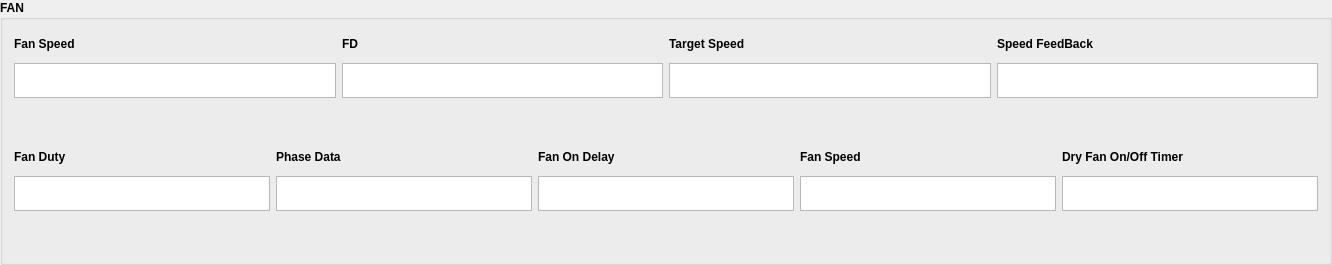
                <widget class="QGroupBox" name="groupBox_4">
                 <property name="font">
                  <font>
                   <pointsize>9</pointsize>
                   <weight>75</weight>
                   <italic>false</italic>
                   <bold>true</bold>
                   <underline>false</underline>
                   <strikeout>false</strikeout>
                   <kerning>true</kerning>
                  </font>
                 </property>
                 <property name="title">
                  <string>FAN</string>
                 </property>
                 <layout class="QVBoxLayout" name="verticalLayout_131">
                  <item>
                   <layout class="QHBoxLayout" name="horizontalLayout_36">
                    <item>
                     <layout class="QVBoxLayout" name="verticalLayout_132">
                      <item>
                       <widget class="QLabel" name="label_112">
                        <property name="minimumSize">
                         <size>
                          <width>0</width>
                          <height>26</height>
                         </size>
                        </property>
                        <property name="maximumSize">
                         <size>
                          <width>16777215</width>
                          <height>35</height>
                         </size>
                        </property>
                        <property name="text">
                         <string>Fan Speed</string>
                        </property>
                       </widget>
                      </item>
                      <item>
                       <widget class="QTextEdit" name="FanSpeed_textEdit">
                        <property name="minimumSize">
                         <size>
                          <width>0</width>
                          <height>26</height>
                         </size>
                        </property>
                        <property name="maximumSize">
                         <size>
                          <width>16777215</width>
                          <height>35</height>
                         </size>
                        </property>
                        <property name="readOnly">
                         <bool>true</bool>
                        </property>
                       </widget>
                      </item>
                      <item>
                       <spacer name="verticalSpacer_46">
                        <property name="orientation">
                         <enum>Qt::Vertical</enum>
                        </property>
                        <property name="sizeHint" stdset="0">
                         <size>
                          <width>20</width>
                          <height>40</height>
                         </size>
                        </property>
                       </spacer>
                      </item>
                     </layout>
                    </item>
                    <item>
                     <layout class="QVBoxLayout" name="verticalLayout_162">
                      <item>
                       <widget class="QLabel" name="label_119">
                        <property name="minimumSize">
                         <size>
                          <width>0</width>
                          <height>26</height>
                         </size>
                        </property>
                        <property name="maximumSize">
                         <size>
                          <width>16777215</width>
                          <height>35</height>
                         </size>
                        </property>
                        <property name="text">
                         <string>FD</string>
                        </property>
                       </widget>
                      </item>
                      <item>
                       <widget class="QTextEdit" name="FD_textEdit_2">
                        <property name="minimumSize">
                         <size>
                          <width>0</width>
                          <height>26</height>
                         </size>
                        </property>
                        <property name="maximumSize">
                         <size>
                          <width>16777215</width>
                          <height>35</height>
                         </size>
                        </property>
                        <property name="readOnly">
                         <bool>true</bool>
                        </property>
                       </widget>
                      </item>
                      <item>
                       <spacer name="verticalSpacer_76">
                        <property name="orientation">
                         <enum>Qt::Vertical</enum>
                        </property>
                        <property name="sizeHint" stdset="0">
                         <size>
                          <width>20</width>
                          <height>40</height>
                         </size>
                        </property>
                       </spacer>
                      </item>
                     </layout>
                    </item>
                    <item>
                     <layout class="QVBoxLayout" name="verticalLayout_133">
                      <item>
                       <widget class="QLabel" name="label_113">
                        <property name="minimumSize">
                         <size>
                          <width>0</width>
                          <height>26</height>
                         </size>
                        </property>
                        <property name="maximumSize">
                         <size>
                          <width>16777215</width>
                          <height>35</height>
                         </size>
                        </property>
                        <property name="text">
                         <string>Target Speed</string>
                        </property>
                       </widget>
                      </item>
                      <item>
                       <widget class="QTextEdit" name="TargetSpeed_textEdit">
                        <property name="minimumSize">
                         <size>
                          <width>0</width>
                          <height>26</height>
                         </size>
                        </property>
                        <property name="maximumSize">
                         <size>
                          <width>16777215</width>
                          <height>35</height>
                         </size>
                        </property>
                        <property name="readOnly">
                         <bool>true</bool>
                        </property>
                       </widget>
                      </item>
                      <item>
                       <spacer name="verticalSpacer_47">
                        <property name="orientation">
                         <enum>Qt::Vertical</enum>
                        </property>
                        <property name="sizeHint" stdset="0">
                         <size>
                          <width>20</width>
                          <height>40</height>
                         </size>
                        </property>
                       </spacer>
                      </item>
                     </layout>
                    </item>
                    <item>
                     <layout class="QVBoxLayout" name="verticalLayout_134">
                      <item>
                       <widget class="QLabel" name="label_114">
                        <property name="minimumSize">
                         <size>
                          <width>0</width>
                          <height>26</height>
                         </size>
                        </property>
                        <property name="maximumSize">
                         <size>
                          <width>16777215</width>
                          <height>35</height>
                         </size>
                        </property>
                        <property name="text">
                         <string>Speed FeedBack</string>
                        </property>
                       </widget>
                      </item>
                      <item>
                       <widget class="QTextEdit" name="SpeedFeedBack_textEdit">
                        <property name="minimumSize">
                         <size>
                          <width>0</width>
                          <height>26</height>
                         </size>
                        </property>
                        <property name="maximumSize">
                         <size>
                          <width>16777215</width>
                          <height>35</height>
                         </size>
                        </property>
                        <property name="readOnly">
                         <bool>true</bool>
                        </property>
                       </widget>
                      </item>
                      <item>
                       <spacer name="verticalSpacer_48">
                        <property name="orientation">
                         <enum>Qt::Vertical</enum>
                        </property>
                        <property name="sizeHint" stdset="0">
                         <size>
                          <width>20</width>
                          <height>40</height>
                         </size>
                        </property>
                       </spacer>
                      </item>
                     </layout>
                    </item>
                   </layout>
                  </item>
                  <item>
                   <layout class="QHBoxLayout" name="horizontalLayout_37">
                    <item>
                     <layout class="QVBoxLayout" name="verticalLayout_135">
                      <item>
                       <widget class="QLabel" name="label_115">
                        <property name="minimumSize">
                         <size>
                          <width>0</width>
                          <height>26</height>
                         </size>
                        </property>
                        <property name="maximumSize">
                         <size>
                          <width>16777215</width>
                          <height>35</height>
                         </size>
                        </property>
                        <property name="text">
                         <string>Fan Duty</string>
                        </property>
                       </widget>
                      </item>
                      <item>
                       <widget class="QTextEdit" name="FanDuty_textEdit">
                        <property name="minimumSize">
                         <size>
                          <width>0</width>
                          <height>26</height>
                         </size>
                        </property>
                        <property name="maximumSize">
                         <size>
                          <width>16777215</width>
                          <height>35</height>
                         </size>
                        </property>
                        <property name="readOnly">
                         <bool>true</bool>
                        </property>
                       </widget>
                      </item>
                      <item>
                       <spacer name="verticalSpacer_49">
                        <property name="orientation">
                         <enum>Qt::Vertical</enum>
                        </property>
                        <property name="sizeHint" stdset="0">
                         <size>
                          <width>20</width>
                          <height>40</height>
                         </size>
                        </property>
                       </spacer>
                      </item>
                     </layout>
                    </item>
                    <item>
                     <layout class="QVBoxLayout" name="verticalLayout_136">
                      <item>
                       <widget class="QLabel" name="label_116">
                        <property name="minimumSize">
                         <size>
                          <width>0</width>
                          <height>26</height>
                         </size>
                        </property>
                        <property name="maximumSize">
                         <size>
                          <width>16777215</width>
                          <height>35</height>
                         </size>
                        </property>
                        <property name="text">
                         <string>Phase Data</string>
                        </property>
                       </widget>
                      </item>
                      <item>
                       <widget class="QTextEdit" name="PhaseData_textEdit">
                        <property name="minimumSize">
                         <size>
                          <width>0</width>
                          <height>26</height>
                         </size>
                        </property>
                        <property name="maximumSize">
                         <size>
                          <width>16777215</width>
                          <height>35</height>
                         </size>
                        </property>
                        <property name="readOnly">
                         <bool>true</bool>
                        </property>
                       </widget>
                      </item>
                      <item>
                       <spacer name="verticalSpacer_50">
                        <property name="orientation">
                         <enum>Qt::Vertical</enum>
                        </property>
                        <property name="sizeHint" stdset="0">
                         <size>
                          <width>20</width>
                          <height>40</height>
                         </size>
                        </property>
                       </spacer>
                      </item>
                     </layout>
                    </item>
                    <item>
                     <layout class="QVBoxLayout" name="verticalLayout_137">
                      <item>
                       <widget class="QLabel" name="label_117">
                        <property name="minimumSize">
                         <size>
                          <width>0</width>
                          <height>26</height>
                         </size>
                        </property>
                        <property name="maximumSize">
                         <size>
                          <width>16777215</width>
                          <height>35</height>
                         </size>
                        </property>
                        <property name="text">
                         <string>Fan On Delay</string>
                        </property>
                       </widget>
                      </item>
                      <item>
                       <widget class="QTextEdit" name="FanOnDelay_textEdit">
                        <property name="minimumSize">
                         <size>
                          <width>0</width>
                          <height>26</height>
                         </size>
                        </property>
                        <property name="maximumSize">
                         <size>
                          <width>16777215</width>
                          <height>35</height>
                         </size>
                        </property>
                        <property name="readOnly">
                         <bool>true</bool>
                        </property>
                       </widget>
                      </item>
                      <item>
                       <spacer name="verticalSpacer_51">
                        <property name="orientation">
                         <enum>Qt::Vertical</enum>
                        </property>
                        <property name="sizeHint" stdset="0">
                         <size>
                          <width>20</width>
                          <height>40</height>
                         </size>
                        </property>
                       </spacer>
                      </item>
                     </layout>
                    </item>
                    <item>
                     <layout class="QVBoxLayout" name="verticalLayout_189">
                      <item>
                       <widget class="QLabel" name="label_120">
                        <property name="minimumSize">
                         <size>
                          <width>0</width>
                          <height>26</height>
                         </size>
                        </property>
                        <property name="maximumSize">
                         <size>
                          <width>16777215</width>
                          <height>35</height>
                         </size>
                        </property>
                        <property name="text">
                         <string>Fan Speed</string>
                        </property>
                       </widget>
                      </item>
                      <item>
                       <widget class="QTextEdit" name="SpeedFeedBack_textEdit_3">
                        <property name="minimumSize">
                         <size>
                          <width>0</width>
                          <height>26</height>
                         </size>
                        </property>
                        <property name="maximumSize">
                         <size>
                          <width>16777215</width>
                          <height>35</height>
                         </size>
                        </property>
                        <property name="readOnly">
                         <bool>true</bool>
                        </property>
                       </widget>
                      </item>
                      <item>
                       <spacer name="verticalSpacer_100">
                        <property name="orientation">
                         <enum>Qt::Vertical</enum>
                        </property>
                        <property name="sizeHint" stdset="0">
                         <size>
                          <width>20</width>
                          <height>40</height>
                         </size>
                        </property>
                       </spacer>
                      </item>
                     </layout>
                    </item>
                    <item>
                     <layout class="QVBoxLayout" name="verticalLayout_161">
                      <item>
                       <widget class="QLabel" name="label_118">
                        <property name="minimumSize">
                         <size>
                          <width>0</width>
                          <height>26</height>
                         </size>
                        </property>
                        <property name="maximumSize">
                         <size>
                          <width>16777215</width>
                          <height>35</height>
                         </size>
                        </property>
                        <property name="text">
                         <string>Dry Fan On/Off Timer</string>
                        </property>
                       </widget>
                      </item>
                      <item>
                       <widget class="QTextEdit" name="DryFanTimer_textEdit_2">
                        <property name="minimumSize">
                         <size>
                          <width>0</width>
                          <height>26</height>
                         </size>
                        </property>
                        <property name="maximumSize">
                         <size>
                          <width>16777215</width>
                          <height>35</height>
                         </size>
                        </property>
                        <property name="readOnly">
                         <bool>true</bool>
                        </property>
                       </widget>
                      </item>
                      <item>
                       <spacer name="verticalSpacer_75">
                        <property name="orientation">
                         <enum>Qt::Vertical</enum>
                        </property>
                        <property name="sizeHint" stdset="0">
                         <size>
                          <width>20</width>
                          <height>40</height>
                         </size>
                        </property>
                       </spacer>
                      </item>
                     </layout>
                    </item>
                   </layout>
                  </item>
                 </layout>
                </widget>
